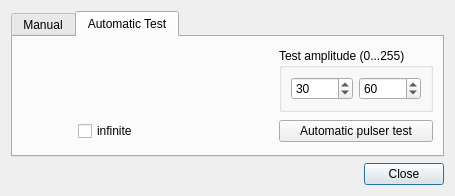
<?xml version="1.0" encoding="UTF-8"?>
<ui version="4.0">
 <class>MPSDPulser</class>
 <widget class="QDialog" name="MPSDPulser">
  <property name="geometry">
   <rect>
    <x>0</x>
    <y>0</y>
    <width>453</width>
    <height>181</height>
   </rect>
  </property>
  <property name="windowTitle">
   <string>Pulser ... </string>
  </property>
  <layout class="QGridLayout" name="gridLayout">
   <item row="0" column="0">
    <widget class="QTabWidget" name="pulserGroupBox">
     <property name="currentIndex">
      <number>1</number>
     </property>
     <widget class="QWidget" name="manualPulser">
      <attribute name="title">
       <string>Manual</string>
      </attribute>
      <layout class="QGridLayout" name="gridLayout_2">
       <item row="0" column="0" colspan="3">
        <layout class="QHBoxLayout" name="horizontalLayout_7">
         <item>
          <widget class="QLabel" name="textLabel1_4_2">
           <property name="text">
            <string>MCPD ID</string>
           </property>
           <property name="wordWrap">
            <bool>false</bool>
           </property>
          </widget>
         </item>
         <item>
          <widget class="MCPDSpinBox" name="devid">
           <property name="enabled">
            <bool>true</bool>
           </property>
           <property name="maximum">
            <number>0</number>
           </property>
          </widget>
         </item>
         <item>
          <widget class="QLabel" name="textLabel1_4_2_2">
           <property name="text">
            <string>Module
(Bus-#)</string>
           </property>
           <property name="wordWrap">
            <bool>false</bool>
           </property>
          </widget>
         </item>
         <item>
          <widget class="ModuleSpinBox" name="module">
           <property name="maximum">
            <number>7</number>
           </property>
          </widget>
         </item>
         <item>
          <widget class="QLabel" name="textLabel1_4_2_3_4">
           <property name="text">
            <string>Channel</string>
           </property>
           <property name="wordWrap">
            <bool>false</bool>
           </property>
          </widget>
         </item>
         <item>
          <widget class="QSpinBox" name="pulsChan">
           <property name="toolTip">
            <string>pulser channel</string>
           </property>
           <property name="maximum">
            <number>7</number>
           </property>
          </widget>
         </item>
        </layout>
       </item>
       <item row="1" column="0">
        <layout class="QVBoxLayout" name="verticalLayout_2">
         <item>
          <layout class="QHBoxLayout" name="horizontalLayout_2">
           <item>
            <widget class="QCheckBox" name="pulserButton">
             <property name="toolTip">
              <string>toggle pulser on/off</string>
             </property>
             <property name="text">
              <string>On/Off</string>
             </property>
             <property name="checkable">
              <bool>true</bool>
             </property>
            </widget>
           </item>
          </layout>
         </item>
        </layout>
       </item>
       <item row="1" column="1">
        <widget class="QGroupBox" name="buttonGroup5">
         <property name="title">
          <string>Amplitude (0...255)</string>
         </property>
         <layout class="QGridLayout" name="gridLayout_17">
          <item row="0" column="0">
           <layout class="QHBoxLayout" name="horizontalLayout_3">
            <item>
             <widget class="QRadioButton" name="pulsampRadio1">
              <property name="text">
               <string/>
              </property>
              <property name="checked">
               <bool>true</bool>
              </property>
             </widget>
            </item>
            <item>
             <widget class="QSpinBox" name="pulsAmp1">
              <property name="maximum">
               <number>255</number>
              </property>
              <property name="value">
               <number>50</number>
              </property>
             </widget>
            </item>
            <item>
             <widget class="QRadioButton" name="pulsampRadio2">
              <property name="text">
               <string/>
              </property>
              <property name="checked">
               <bool>false</bool>
              </property>
             </widget>
            </item>
            <item>
             <widget class="QSpinBox" name="pulsAmp2">
              <property name="enabled">
               <bool>true</bool>
              </property>
              <property name="maximum">
               <number>255</number>
              </property>
              <property name="value">
               <number>90</number>
              </property>
             </widget>
            </item>
           </layout>
          </item>
         </layout>
        </widget>
       </item>
       <item row="1" column="2">
        <widget class="QGroupBox" name="positionGroup">
         <property name="title">
          <string>Position</string>
         </property>
         <layout class="QGridLayout" name="gridLayout_11">
          <item row="0" column="0">
           <widget class="QRadioButton" name="pulsLeft">
            <property name="text">
             <string>left</string>
            </property>
           </widget>
          </item>
          <item row="0" column="1">
           <widget class="QRadioButton" name="pulsMid">
            <property name="text">
             <string>mid</string>
            </property>
            <property name="checked">
             <bool>true</bool>
            </property>
           </widget>
          </item>
          <item row="0" column="2">
           <widget class="QRadioButton" name="pulsRight">
            <property name="text">
             <string>&amp;right</string>
            </property>
           </widget>
          </item>
         </layout>
        </widget>
       </item>
      </layout>
     </widget>
     <widget class="QWidget" name="automaticPulser">
      <attribute name="title">
       <string>Automatic Test</string>
      </attribute>
      <layout class="QGridLayout" name="gridLayout_3">
       <item row="1" column="2">
        <widget class="QPushButton" name="automaticPulserTest">
         <property name="text">
          <string>Automatic pulser test</string>
         </property>
         <property name="checkable">
          <bool>true</bool>
         </property>
         <property name="autoDefault">
          <bool>false</bool>
         </property>
        </widget>
       </item>
       <item row="1" column="1">
        <widget class="QCheckBox" name="infiniteBox">
         <property name="text">
          <string>infinite</string>
         </property>
        </widget>
       </item>
       <item row="0" column="0">
        <widget class="QLed" name="qLed" native="true">
         <property name="sizePolicy">
          <sizepolicy hsizetype="Fixed" vsizetype="Fixed">
           <horstretch>0</horstretch>
           <verstretch>0</verstretch>
          </sizepolicy>
         </property>
         <property name="minimumSize">
          <size>
           <width>50</width>
           <height>50</height>
          </size>
         </property>
         <property name="toolTip">
          <string>Binary Led</string>
         </property>
         <property name="whatsThis">
          <string>Led widget</string>
         </property>
         <property name="value" stdset="0">
          <bool>false</bool>
         </property>
         <property name="blink" stdset="0">
          <bool>true</bool>
         </property>
        </widget>
       </item>
       <item row="0" column="2">
        <widget class="QGroupBox" name="buttonGroup5_2">
         <property name="title">
          <string>Test amplitude (0...255)</string>
         </property>
         <layout class="QGridLayout" name="gridLayout_18">
          <item row="0" column="0">
           <layout class="QHBoxLayout" name="horizontalLayout_4">
            <item>
             <widget class="QSpinBox" name="testAmp1">
              <property name="maximum">
               <number>255</number>
              </property>
              <property name="value">
               <number>30</number>
              </property>
             </widget>
            </item>
            <item>
             <widget class="QSpinBox" name="testAmp2">
              <property name="enabled">
               <bool>true</bool>
              </property>
              <property name="maximum">
               <number>255</number>
              </property>
              <property name="value">
               <number>60</number>
              </property>
             </widget>
            </item>
           </layout>
          </item>
         </layout>
        </widget>
       </item>
       <item row="0" column="1">
        <spacer name="horizontalSpacer_2">
         <property name="orientation">
          <enum>Qt::Horizontal</enum>
         </property>
         <property name="sizeHint" stdset="0">
          <size>
           <width>40</width>
           <height>20</height>
          </size>
         </property>
        </spacer>
       </item>
      </layout>
     </widget>
    </widget>
   </item>
   <item row="1" column="0">
    <widget class="QDialogButtonBox" name="buttonBox">
     <property name="orientation">
      <enum>Qt::Horizontal</enum>
     </property>
     <property name="standardButtons">
      <set>QDialogButtonBox::Close</set>
     </property>
    </widget>
   </item>
  </layout>
 </widget>
 <customwidgets>
  <customwidget>
   <class>QLed</class>
   <extends>QWidget</extends>
   <header>qled.h</header>
  </customwidget>
  <customwidget>
   <class>ModuleSpinBox</class>
   <extends>QSpinBox</extends>
   <header>ModuleSpinBox.h</header>
  </customwidget>
  <customwidget>
   <class>MCPDSpinBox</class>
   <extends>QSpinBox</extends>
   <header>MCPDSpinBox.h</header>
  </customwidget>
 </customwidgets>
 <resources/>
 <connections>
  <connection>
   <sender>module</sender>
   <signal>valueChanged(int)</signal>
   <receiver>MPSDPulser</receiver>
   <slot>displayMPSDSlot(int)</slot>
   <hints>
    <hint type="sourcelabel">
     <x>305</x>
     <y>29</y>
    </hint>
    <hint type="destinationlabel">
     <x>20</x>
     <y>20</y>
    </hint>
   </hints>
  </connection>
  <connection>
   <sender>devid</sender>
   <signal>valueChanged(int)</signal>
   <receiver>MPSDPulser</receiver>
   <slot>setMCPD(int)</slot>
   <hints>
    <hint type="sourcelabel">
     <x>153</x>
     <y>29</y>
    </hint>
    <hint type="destinationlabel">
     <x>20</x>
     <y>20</y>
    </hint>
   </hints>
  </connection>
  <connection>
   <sender>pulserButton</sender>
   <signal>stateChanged(int)</signal>
   <receiver>MPSDPulser</receiver>
   <slot>setPulser(int)</slot>
   <hints>
    <hint type="sourcelabel">
     <x>22</x>
     <y>99</y>
    </hint>
    <hint type="destinationlabel">
     <x>2</x>
     <y>101</y>
    </hint>
   </hints>
  </connection>
  <connection>
   <sender>pulsAmp1</sender>
   <signal>valueChanged(int)</signal>
   <receiver>MPSDPulser</receiver>
   <slot>amplitudeChanged(int)</slot>
   <hints>
    <hint type="sourcelabel">
     <x>174</x>
     <y>118</y>
    </hint>
    <hint type="destinationlabel">
     <x>0</x>
     <y>34</y>
    </hint>
   </hints>
  </connection>
  <connection>
   <sender>pulsAmp2</sender>
   <signal>valueChanged(int)</signal>
   <receiver>MPSDPulser</receiver>
   <slot>amplitudeChanged(int)</slot>
   <hints>
    <hint type="sourcelabel">
     <x>263</x>
     <y>118</y>
    </hint>
    <hint type="destinationlabel">
     <x>547</x>
     <y>33</y>
    </hint>
   </hints>
  </connection>
  <connection>
   <sender>pulsLeft</sender>
   <signal>clicked(bool)</signal>
   <receiver>MPSDPulser</receiver>
   <slot>setPulserPosition(bool)</slot>
   <hints>
    <hint type="sourcelabel">
     <x>333</x>
     <y>117</y>
    </hint>
    <hint type="destinationlabel">
     <x>550</x>
     <y>18</y>
    </hint>
   </hints>
  </connection>
  <connection>
   <sender>pulsMid</sender>
   <signal>clicked(bool)</signal>
   <receiver>MPSDPulser</receiver>
   <slot>setPulserPosition(bool)</slot>
   <hints>
    <hint type="sourcelabel">
     <x>387</x>
     <y>117</y>
    </hint>
    <hint type="destinationlabel">
     <x>547</x>
     <y>64</y>
    </hint>
   </hints>
  </connection>
  <connection>
   <sender>pulsRight</sender>
   <signal>clicked(bool)</signal>
   <receiver>MPSDPulser</receiver>
   <slot>setPulserPosition(bool)</slot>
   <hints>
    <hint type="sourcelabel">
     <x>445</x>
     <y>117</y>
    </hint>
    <hint type="destinationlabel">
     <x>546</x>
     <y>113</y>
    </hint>
   </hints>
  </connection>
  <connection>
   <sender>pulsChan</sender>
   <signal>valueChanged(int)</signal>
   <receiver>MPSDPulser</receiver>
   <slot>setChannel(int)</slot>
   <hints>
    <hint type="sourcelabel">
     <x>458</x>
     <y>29</y>
    </hint>
    <hint type="destinationlabel">
     <x>274</x>
     <y>85</y>
    </hint>
   </hints>
  </connection>
  <connection>
   <sender>automaticPulserTest</sender>
   <signal>toggled(bool)</signal>
   <receiver>devid</receiver>
   <slot>setDisabled(bool)</slot>
   <hints>
    <hint type="sourcelabel">
     <x>412</x>
     <y>170</y>
    </hint>
    <hint type="destinationlabel">
     <x>153</x>
     <y>27</y>
    </hint>
   </hints>
  </connection>
  <connection>
   <sender>automaticPulserTest</sender>
   <signal>toggled(bool)</signal>
   <receiver>module</receiver>
   <slot>setDisabled(bool)</slot>
   <hints>
    <hint type="sourcelabel">
     <x>444</x>
     <y>183</y>
    </hint>
    <hint type="destinationlabel">
     <x>305</x>
     <y>28</y>
    </hint>
   </hints>
  </connection>
  <connection>
   <sender>automaticPulserTest</sender>
   <signal>toggled(bool)</signal>
   <receiver>pulsChan</receiver>
   <slot>setDisabled(bool)</slot>
   <hints>
    <hint type="sourcelabel">
     <x>444</x>
     <y>183</y>
    </hint>
    <hint type="destinationlabel">
     <x>458</x>
     <y>29</y>
    </hint>
   </hints>
  </connection>
  <connection>
   <sender>automaticPulserTest</sender>
   <signal>toggled(bool)</signal>
   <receiver>pulsampRadio1</receiver>
   <slot>setDisabled(bool)</slot>
   <hints>
    <hint type="sourcelabel">
     <x>444</x>
     <y>183</y>
    </hint>
    <hint type="destinationlabel">
     <x>114</x>
     <y>117</y>
    </hint>
   </hints>
  </connection>
  <connection>
   <sender>automaticPulserTest</sender>
   <signal>toggled(bool)</signal>
   <receiver>buttonGroup5</receiver>
   <slot>setDisabled(bool)</slot>
   <hints>
    <hint type="sourcelabel">
     <x>444</x>
     <y>183</y>
    </hint>
    <hint type="destinationlabel">
     <x>248</x>
     <y>126</y>
    </hint>
   </hints>
  </connection>
  <connection>
   <sender>automaticPulserTest</sender>
   <signal>toggled(bool)</signal>
   <receiver>pulsLeft</receiver>
   <slot>setDisabled(bool)</slot>
   <hints>
    <hint type="sourcelabel">
     <x>444</x>
     <y>183</y>
    </hint>
    <hint type="destinationlabel">
     <x>333</x>
     <y>117</y>
    </hint>
   </hints>
  </connection>
  <connection>
   <sender>automaticPulserTest</sender>
   <signal>toggled(bool)</signal>
   <receiver>pulsMid</receiver>
   <slot>setDisabled(bool)</slot>
   <hints>
    <hint type="sourcelabel">
     <x>444</x>
     <y>183</y>
    </hint>
    <hint type="destinationlabel">
     <x>387</x>
     <y>117</y>
    </hint>
   </hints>
  </connection>
  <connection>
   <sender>automaticPulserTest</sender>
   <signal>toggled(bool)</signal>
   <receiver>pulsRight</receiver>
   <slot>setDisabled(bool)</slot>
   <hints>
    <hint type="sourcelabel">
     <x>444</x>
     <y>183</y>
    </hint>
    <hint type="destinationlabel">
     <x>445</x>
     <y>117</y>
    </hint>
   </hints>
  </connection>
  <connection>
   <sender>automaticPulserTest</sender>
   <signal>toggled(bool)</signal>
   <receiver>pulserButton</receiver>
   <slot>setDisabled(bool)</slot>
   <hints>
    <hint type="sourcelabel">
     <x>372</x>
     <y>178</y>
    </hint>
    <hint type="destinationlabel">
     <x>30</x>
     <y>95</y>
    </hint>
   </hints>
  </connection>
  <connection>
   <sender>automaticPulserTest</sender>
   <signal>toggled(bool)</signal>
   <receiver>qLed</receiver>
   <slot>setValue(bool)</slot>
   <hints>
    <hint type="sourcelabel">
     <x>444</x>
     <y>183</y>
    </hint>
    <hint type="destinationlabel">
     <x>53</x>
     <y>172</y>
    </hint>
   </hints>
  </connection>
  <connection>
   <sender>buttonBox</sender>
   <signal>rejected()</signal>
   <receiver>MPSDPulser</receiver>
   <slot>reject()</slot>
   <hints>
    <hint type="sourcelabel">
     <x>372</x>
     <y>235</y>
    </hint>
    <hint type="destinationlabel">
     <x>50</x>
     <y>-11</y>
    </hint>
   </hints>
  </connection>
 </connections>
 <slots>
  <slot>displaySlot(int)</slot>
  <slot>setChannel(int)</slot>
  <slot>setMCPD(int)</slot>
  <slot>amplitudeChanged(int)</slot>
  <slot>setPulserPosition(bool)</slot>
  <slot>setPulser(bool)</slot>
 </slots>
</ui>
